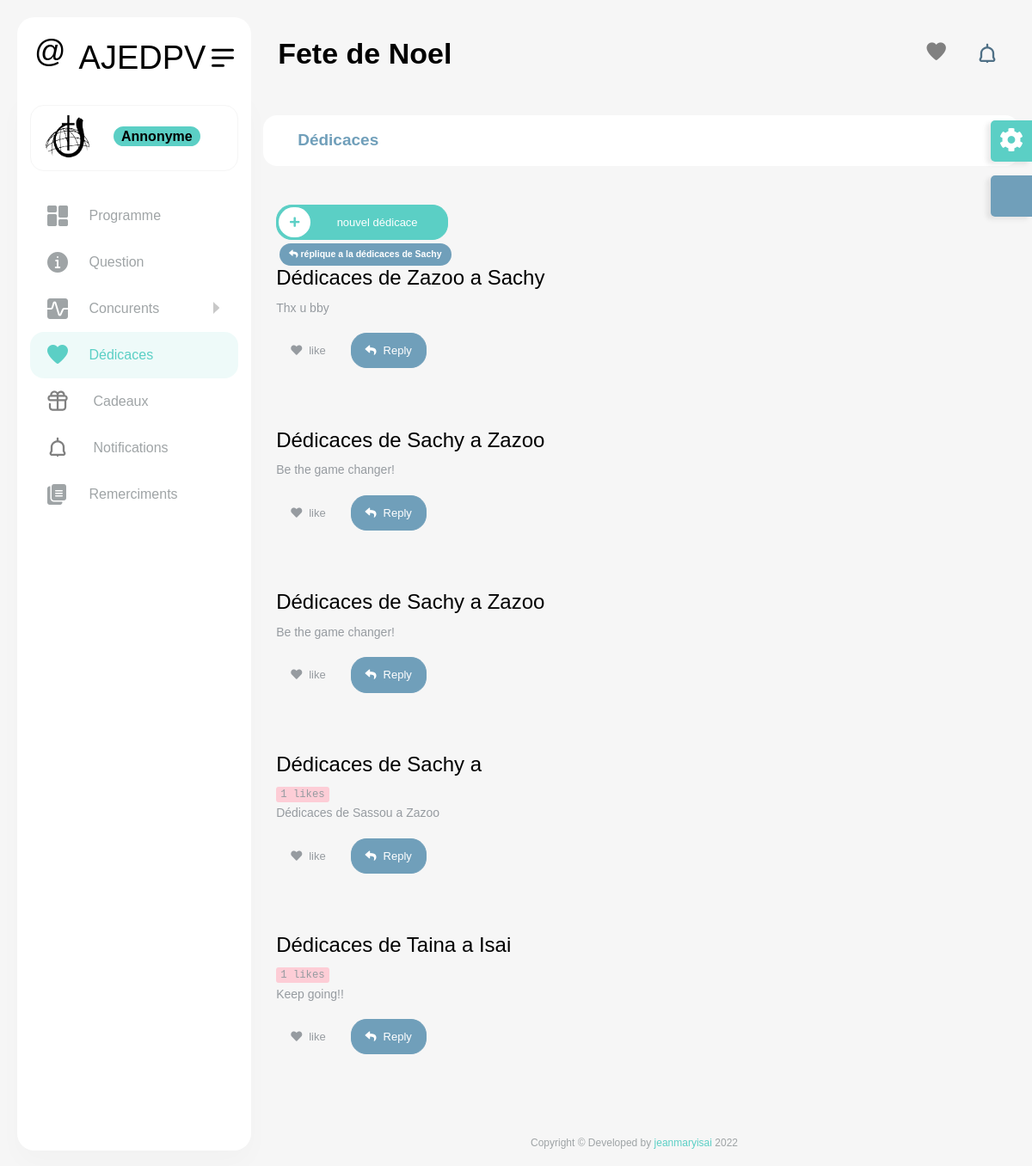
Page /dedicaces on the committed database.
### core/models.py (models this page shows, shortened)
class Dedicace(models.Model):
    emetteur=models.CharField(max_length=100)
    recepteur=models.CharField(max_length=100)
    message= models.TextField()
    date=models.DateTimeField(auto_now_add=True)
    like_counter=models.IntegerField(default=0,editable=False)
    replique_a=models.ForeignKey("self",on_delete=models.SET_NULL,null=True,blank=True)
    show=models.BooleanField(default=False)
    @property
    def get_nombre_likes(self):
        con=0
        users=fake_user.objects.all()
        for x in users:
            if self in x.dedicaces.all():
                con +=1
        return con
    def get_like_url(self):
        return reverse('like', kwargs={
            "slug":self.id
        })

class fake_user(models.Model):
    ip=models.CharField(max_length=100,null=True)
    user=models.ForeignKey(settings.AUTH_USER_MODEL,on_delete=models.CASCADE,null=True)
    concurent_fav=models.ForeignKey(Concurent,on_delete=models.SET_NULL,null=True,blank=True)
    dedicaces=models.ManyToManyField(Dedicace)
    default_name=models.CharField(max_length=2000,default='Annonyme')

### core/views.py (the view)
# urls.py: path('dedicaces',dedicaces,name='dedicaces'),
def dedicaces(request):
    context={'dedicace':Dedicace.objects.filter(show=True)}
    try:
            concurent=fake_user.objects.get(user=request.user)
            context['user']=concurent
    except:
            pass
    return render(request,'dedicaces.html',context)

### core/context_processors.py (called while the page is built)
def cart(request):
    concurents= Concurent.objects.all()
    dedicaces= Dedicace.objects.filter(show=True).order_by('-date')[:5]
    notification=Notification.objects.all().order_by('-date')[:5]
    context={'concurents':concurents
    ,
    'dedicaces':dedicaces,
    'notifications':notification,
    }
    return context

### templates/dedicaces.html (shortened to what this page needs)
{% extends 'base.html' %} {% load static %} {% block 'body' %}
<div class="row page-titles">
    <ol class="breadcrumb">
        <li class="breadcrumb-item active"><a href="#">D&eacute;dicaces</a></li>
    </ol>
</div>
<a href="{% url 'dedicaces'  %}" class="btn btn-primary mb-1 mg-auto" data-bs-toggle="modal" data-bs-target="#sendMessageModal" style="max-width:200px;margin:15px">
    <span class="btn-icon-start text-primary"><i class="fa fa-plus color-primary"></i></span> nouvel d&eacute;dicace
</a>
<br>
{%for x in dedicaces %}
<div class="profile-uoloaded-post border-bottom-1 pb-5">
    <a class="post-title">
         {% if x.replique_a %}
        <small class='badge badge-secondary'><i class="fa fa-reply"></i>  r&eacute;plique a la d&eacute;dicaces de {{x.replique_a.emetteur}} </small> {% endif %}
        <h3 class="text-black">D&eacute;dicaces de {{x.emetteur}} a {{x.recepteur}}</h3>
        {% if x.get_nombre_likes == 0 %}{% else %}
        <code>{{x.get_nombre_likes}} likes</code>
        {% endif %}
    </a>
    <p>{{x.message}}</p>
    <a href="{{x.get_like_url}}"><button class="btn  {% for y in user.dedicaces.all  %}{% if x.id == y.id  %}btn-success{%endif%}{% empty %}primary{% endfor %} me-2 style="border:1px gray dotted ;"><span class="me-2"><i class="fa fa-heart"></i></span>like{% for y in user.dedicaces.all  %}{% if x.id == y.id  %}d{%endif%}{% endfor %}</button></a>
    <button class="btn btn-secondary" data-bs-toggle="modal" data-bs-target="#replyModal{{forloop.counter}}"><span class="me-2"><i class="fa fa-reply"></i></span>Reply</button>
</div>
{%endfor %} {% endblock %}

### rows in the picture
Dedicace: replique_a.emetteur "Sachy", emetteur "Zazoo", recepteur "Sachy", message "Thx u bby"
Dedicace: emetteur "Sachy", recepteur "Zazoo", message "Be the game changer!"
Dedicace: emetteur "Sachy", recepteur "Zazoo", message "Be the game changer!"
Dedicace: emetteur "Sachy", get_nombre_likes "1", message "Dédicaces de Sassou a Zazoo"
Dedicace: emetteur "Taina", recepteur "Isai", get_nombre_likes "1", message "Keep going!!"
